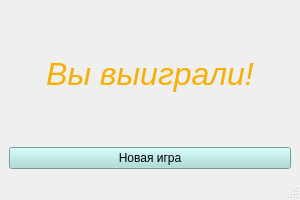
<?xml version="1.0" encoding="UTF-8"?>
<ui version="4.0">
 <class>won</class>
 <widget class="QMainWindow" name="won">
  <property name="geometry">
   <rect>
    <x>0</x>
    <y>0</y>
    <width>300</width>
    <height>200</height>
   </rect>
  </property>
  <property name="maximumSize">
   <size>
    <width>300</width>
    <height>300</height>
   </size>
  </property>
  <property name="windowTitle">
   <string>YouWon</string>
  </property>
  <widget class="QWidget" name="centralwidget">
   <layout class="QGridLayout" name="gridLayout">
    <item row="0" column="0">
     <widget class="QLabel" name="label">
      <property name="text">
       <string>&lt;!DOCTYPE HTML PUBLIC &quot;-//W3C//DTD HTML 4.0//EN&quot; &quot;http://www.w3.org/TR/REC-html40/strict.dtd&quot;&gt;
&lt;html&gt;&lt;head&gt;&lt;meta name=&quot;qrichtext&quot; content=&quot;1&quot; /&gt;&lt;style type=&quot;text/css&quot;&gt;
p, li { white-space: pre-wrap; }
&lt;/style&gt;&lt;/head&gt;&lt;body style=&quot; font-family:'MS Shell Dlg 2'; font-size:7.5pt; font-weight:400; font-style:normal;&quot;&gt;
&lt;p align=&quot;center&quot; style=&quot; margin-top:0px; margin-bottom:0px; margin-left:0px; margin-right:0px; -qt-block-indent:0; text-indent:0px;&quot;&gt;&lt;span style=&quot; font-family:'Times New Roman'; font-size:24pt; font-style:italic; color:#f7af02;&quot;&gt;Вы выиграли!&lt;/span&gt;&lt;/p&gt;&lt;/body&gt;&lt;/html&gt;</string>
      </property>
     </widget>
    </item>
    <item row="1" column="0">
     <widget class="QPushButton" name="pushButton">
      <property name="styleSheet">
       <string notr="true">background-color: rgb(163, 220, 216);
font: italic 10pt &quot;Times New Roman&quot;;</string>
      </property>
      <property name="text">
       <string>Новая игра</string>
      </property>
     </widget>
    </item>
   </layout>
  </widget>
  <widget class="QMenuBar" name="menubar">
   <property name="geometry">
    <rect>
     <x>0</x>
     <y>0</y>
     <width>300</width>
     <height>25</height>
    </rect>
   </property>
  </widget>
  <widget class="QStatusBar" name="statusbar"/>
 </widget>
 <resources/>
 <connections/>
</ui>
